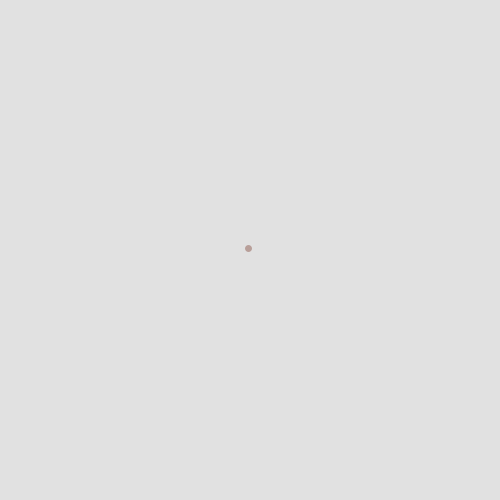
Frame 1 (no input)
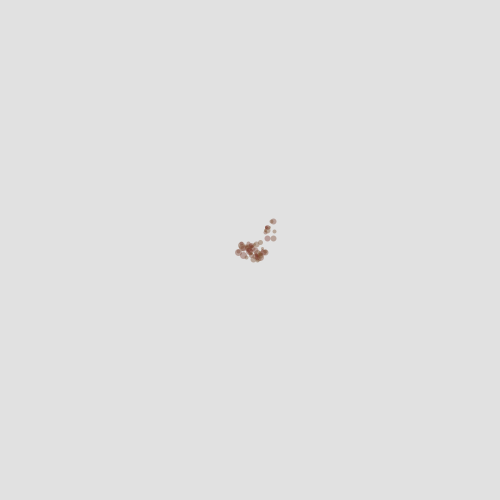
Frame 60 (the mouse pressed at the canvas centre just before this capture)
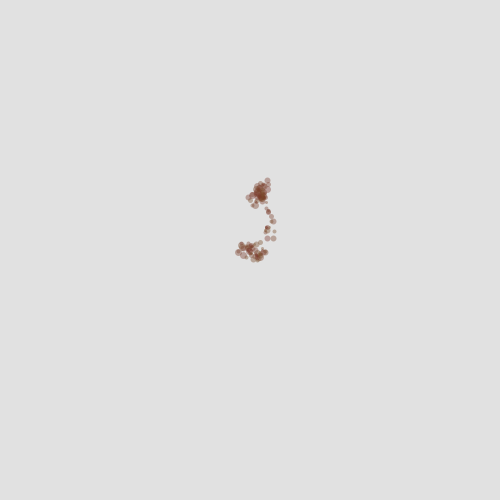
Frame 120 (the mouse held since frame 60 and released just before this capture)

The Processing sketch that drew these frames (run headless with seeded random() and noise(); from frame 60 on, the mouse is pressed at the canvas centre):

// Processing sketch: processing_59783
// ── processing_59783.pde

int colony = 2000;
float[] x = new float [colony];
float [] y = new float [colony];
float chance = 1;
int k = 1;
int firstpoint;
int a = 1;
int b = 1;
float sw;
float startx = 250;
float starty = 250;
float[] colourcheckx = new float [360];
float[] colourchecky = new float [360];

float h = 1;
float t = 0;
int check;

int click;

void setup() {
  size (500, 500);
  background (225);
  click = 1;
  smooth();
  int i = 0;
  while (i<colony) {
    x[i] = -10;
    y[i] = -10;
    i++;
    firstpoint = 1;
    sw = 50;
  }
  int j = 0;
  while (j<360) {
    colourcheckx[j] = 250+cos(radians(j))*100;
    colourchecky[j] = 250+sin(radians(j))*100;
    j++;
  }
}
void draw() {
  t = random(radians(0), radians(360));
  stroke(120, (int)random(50, 80), 40, 100);
  sw = (int)random(3, 8);
  strokeWeight(sw);
  h = (int)random(1, 8);
  while (firstpoint == 1) {
    x[0] = startx;
    y[0] = starty;
    firstpoint = 0;
  }

  x[a] = x[a-1]+cos(t)*h;
  y[a] = y[a-1]+sin(t)*h;
  a++;
  b = 0;
  while (b<360){
    if ((x[k]>colourcheckx[b]-2)&&(x[k]<colourcheckx[b]+2)&&(y[k]>colourchecky[b]-5)&&(y[k]<colourchecky[b]+5)){
      stroke(160, 120, 40, 200);
    }
    if (b == 359){
    point (x[k], y[k]);
    }
    b++;
  }
    
  k++;
  if (a == colony) {
    a = 1;
    x[0] = startx;
    x[0] = starty;
    k = 1;
    sw = random(10, 50);
  }
}
